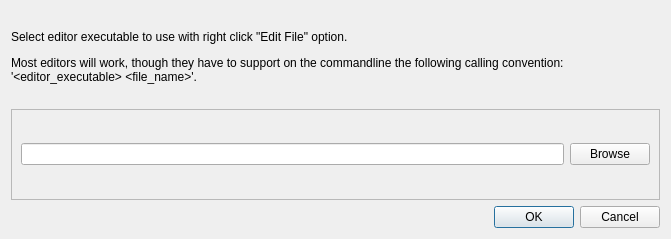
<?xml version="1.0" encoding="UTF-8"?>
<ui version="4.0">
 <class>Form</class>
 <widget class="QWidget" name="Form">
  <property name="geometry">
   <rect>
    <x>0</x>
    <y>0</y>
    <width>671</width>
    <height>239</height>
   </rect>
  </property>
  <property name="windowTitle">
   <string>Form</string>
  </property>
  <layout class="QVBoxLayout" name="verticalLayout">
   <item>
    <widget class="QLabel" name="description_label">
     <property name="text">
      <string>&lt;html&gt;&lt;head/&gt;&lt;body&gt;&lt;p&gt;Select editor executable to use with right click &amp;quot;Edit File&amp;quot; option. &lt;/p&gt;&lt;p&gt;Most editors will work, though they have to support on the commandline the following calling convention: '&amp;lt;editor_executable&amp;gt; &amp;lt;file_name&amp;gt;'.&lt;/p&gt;&lt;/body&gt;&lt;/html&gt;</string>
     </property>
     <property name="textFormat">
      <enum>Qt::RichText</enum>
     </property>
     <property name="wordWrap">
      <bool>true</bool>
     </property>
    </widget>
   </item>
   <item>
    <widget class="QFrame" name="edit_frame">
     <property name="frameShape">
      <enum>QFrame::StyledPanel</enum>
     </property>
     <property name="frameShadow">
      <enum>QFrame::Raised</enum>
     </property>
     <layout class="QGridLayout" name="gridLayout">
      <item row="0" column="0">
       <widget class="QLineEdit" name="file_edit"/>
      </item>
      <item row="0" column="1">
       <widget class="QPushButton" name="browse_button">
        <property name="text">
         <string>Browse</string>
        </property>
       </widget>
      </item>
     </layout>
    </widget>
   </item>
   <item>
    <widget class="QDialogButtonBox" name="button_box">
     <property name="orientation">
      <enum>Qt::Horizontal</enum>
     </property>
     <property name="standardButtons">
      <set>QDialogButtonBox::Cancel|QDialogButtonBox::Ok</set>
     </property>
    </widget>
   </item>
  </layout>
 </widget>
 <resources/>
 <connections/>
</ui>
